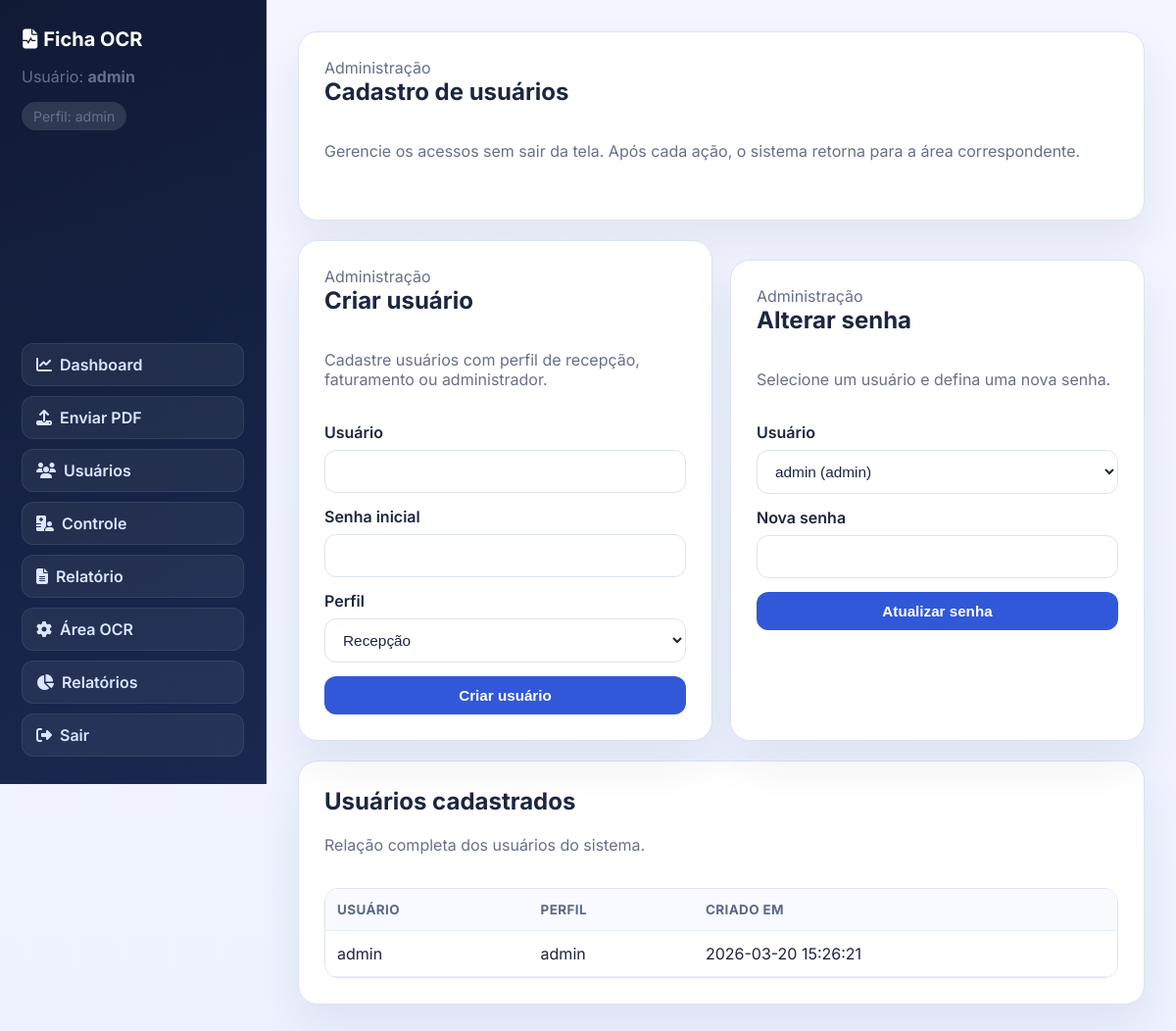
/admin/users (signed in), run on an earlier commit of the app's database.
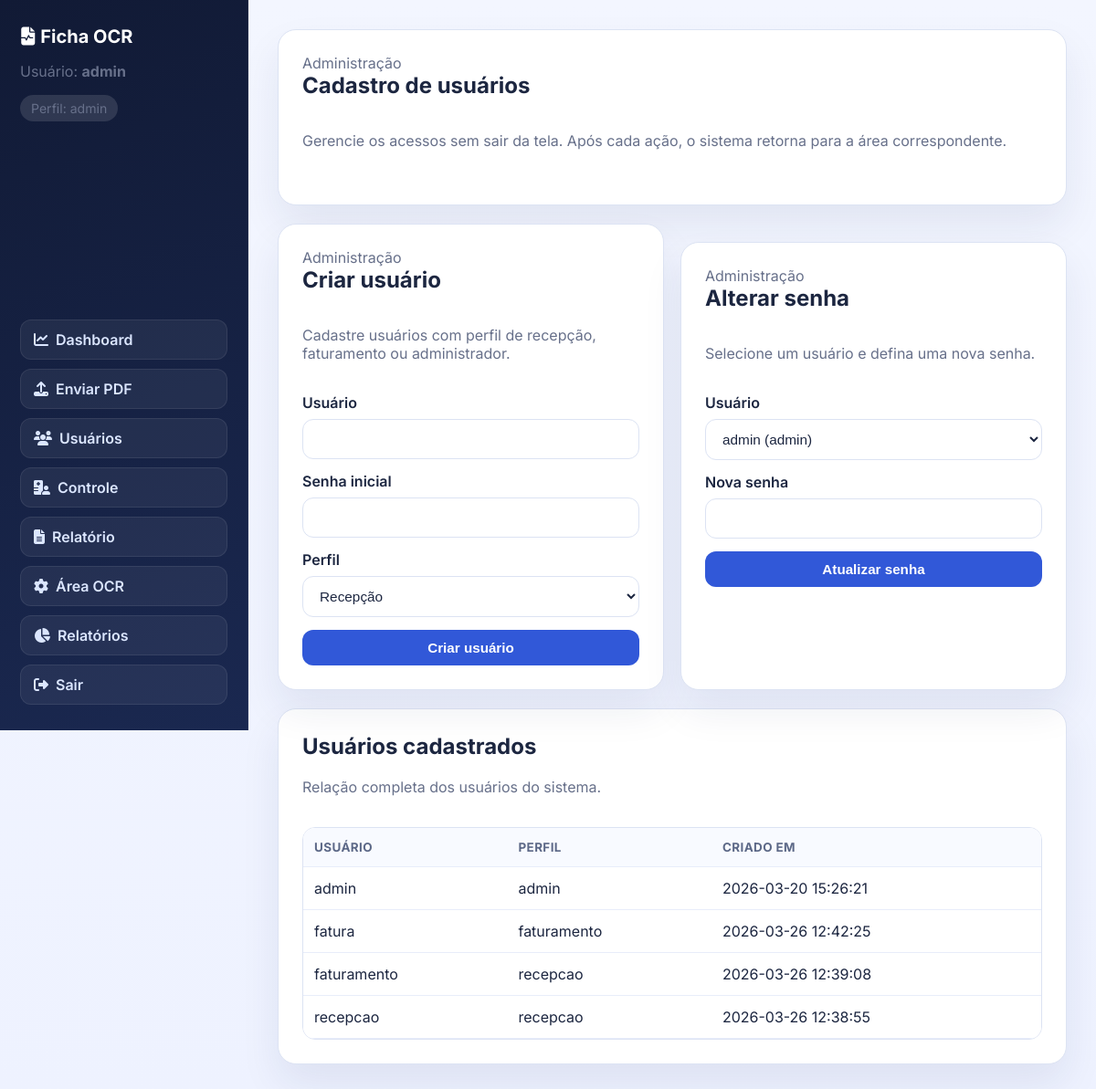
And on a later commit of the database.
### tables this page shows
CREATE TABLE users (
            id INTEGER PRIMARY KEY AUTOINCREMENT,
            username TEXT UNIQUE NOT NULL,
            password_hash TEXT NOT NULL,
            role TEXT NOT NULL CHECK(role IN ('recepcao', 'faturamento', 'admin')),
            created_at TIMESTAMP DEFAULT CURRENT_TIMESTAMP
        );

### app.py (the view, shortened to what this page needs)
@app.route("/admin/users", methods=["GET", "POST"])
@login_required
@role_required("admin")
def manage_users():
    db = get_db()
    users = db.execute(
        "SELECT id, username, role, created_at FROM users ORDER BY username ASC"
    ).fetchall()
    return render_template("admin_users.html", users=users)

### app.py (called while the page is built)
def get_db():
    if "db" not in g:
        g.db = sqlite3.connect(app.config["DATABASE"])
        g.db.row_factory = sqlite3.Row
    return g.db

def login_required(view):
    @wraps(view)
    def wrapped_view(**kwargs):
        if "user_id" not in session:
            flash("Faça login para acessar o sistema.", "warning")
            return redirect(url_for("login"))
        return view(**kwargs)
    return wrapped_view

def role_required(*roles):
    def decorator(view):
        @wraps(view)
        def wrapped_view(**kwargs):
            user = current_user()
            if user is None:
                flash("Faça login para continuar.", "warning")
                return redirect(url_for("login"))
            if user["role"] not in roles:
                flash("Você não tem permissão para acessar esta área.", "danger")
                return redirect(url_for("dashboard"))
            return view(**kwargs)
        return wrapped_view
    return decorator

def current_user():
    user_id = session.get("user_id")
    if not user_id:
        return None
    return get_db().execute(
        "SELECT id, username, role, created_at FROM users WHERE id = ?", (user_id,)
    ).fetchone()

@app.context_processor
def inject_user():
    return {"current_user": current_user()}

### templates/admin_users.html (shortened to what this page needs)
{% extends 'base.html' %}
{% block content %}
<section class="card page-intro">
  <div class="section-header column">
    <div>
      <span class="eyebrow">Administração</span>
      <h2>Cadastro de usuários</h2>
    </div>
    <p class="muted">Gerencie os acessos sem sair da tela. Após cada ação, o sistema retorna para a área correspondente.</p>
  </div>
</section>
<section class="grid-2">
  <article class="card" id="cadastro-usuario">
    <div class="section-header column">
      <div>
        <span class="eyebrow">Administração</span>
        <h2>Criar usuário</h2>
      </div>
      <p class="muted">Cadastre usuários com perfil de recepção, faturamento ou administrador.</p>
    </div>
    <form method="post" class="form-grid">
      <label>
        Usuário
        <input type="text" name="username" required>
      </label>
      <label>
        Senha inicial
        <input type="password" name="password" required>
      </label>
      <label>
        Perfil
        <select name="role" required>
          <option value="recepcao">Recepção</option>
        </select>
      </label>
      <button type="submit">Criar usuário</button>
    </form>
  </article>
  <article class="card" id="alterar-senha">
    <div class="section-header column">
      <div>
        <span class="eyebrow">Administração</span>
        <h2>Alterar senha</h2>
      </div>
      <p class="muted">Selecione um usuário e defina uma nova senha.</p>
    </div>
    <form method="post" class="form-grid">
      <label>
        Usuário
        <select name="user_id" required>
          {% for user in users %}
          <option value="{{ user['id'] }}">{{ user['username'] }} ({{ user['role'] }})</option>
          {% endfor %}
        </select>
      </label>
      <label>
        Nova senha
        <input type="password" name="new_password" required>
      </label>
      <button type="submit">Atualizar senha</button>
    </form>
  </article>
</section>
<section class="card">
  <div class="section-header">
    <div>
      <h2>Usuários cadastrados</h2>
      <p class="muted">Relação completa dos usuários do sistema.</p>
    </div>
  </div>
  <div class="table-wrap">
    <table>
      <thead>
        <tr>
          <th>Usuário</th>
          <th>Perfil</th>
          <th>Criado em</th>
        </tr>
      </thead>
      <tbody>
        {% for user in users %}
        <tr>
          <td>{{ user['username'] }}</td>
          <td>{{ user['role'] }}</td>
          <td>{{ user['created_at'] }}</td>
        </tr>
        {% else %}
        <tr>
          <td colspan="3" class="empty-state">Nenhum usuário cadastrado.</td>
        </tr>
        {% endfor %}
      </tbody>
    </table>
  </div>
</section>
{% endblock %}

### templates/base.html (shortened to what this page needs)
<!doctype html>
<html lang="pt-BR">
  <head>
    <link href="https://cdnjs.cloudflare.com/ajax/libs/font-awesome/6.5.0/css/all.min.css" rel="stylesheet">
    <link rel="stylesheet" href="{{ url_for('static', filename='style.css') }}">
  </head>
  <body>
    <div class="app-shell">
      {% if current_user %}
      <aside class="sidebar">
        <div>
          <h1><i class="fa-solid fa-file-waveform"></i> Ficha OCR</h1>
          <p class="muted">
            Usuário: <strong>{{ current_user['username'] }}</strong>
          </p>
          <p class="badge">
            Perfil: {{ current_user['role'] }}
          </p>
        </div>
        <nav>
          <a href="{{ url_for('dashboard') }}">
            <i class="fa-solid fa-chart-line"></i> Dashboard
          </a>
          {% if current_user['role'] in ['recepcao', 'admin'] %}
          <a href="{{ url_for('upload_pdf') }}">
            <i class="fa-solid fa-upload"></i> Enviar PDF
          </a>
          {% endif %}
          {% if current_user['role'] == 'admin' %}
          <a href="{{ url_for('manage_users') }}">
            <i class="fa-solid fa-users"></i> Usuários
          </a>
          <a href="/controle_pacientes">
            <i class="fa-solid fa-hospital-user"></i> Controle
          </a>
          <a href="/controle_relatorio">
            <i class="fa-solid fa-file-lines"></i> Relatório
          </a>
          <a href="{{ url_for('manage_ocr_settings') }}">
            <i class="fa-solid fa-gear"></i> Área OCR
          </a>
          <a href="{{ url_for('reports') }}">
            <i class="fa-solid fa-chart-pie"></i> Relatórios
          </a>
          {% endif %}
          <a href="{{ url_for('logout') }}">
            <i class="fa-solid fa-right-from-bracket"></i> Sair
          </a>
        </nav>
      </aside>
      {% endif %}
      <main class="content {% if not current_user %}content-auth{% endif %}">
        {% block content %}{% endblock %}
      </main>
    </div>
  </body>
</html>

### static/style.css (style rules this page uses)
:root { --bg: #eef2ff; --surface: #ffffff; --surface-soft: #f8faff; --primary: #3158d8; --primary-dark: #1f43b8; --primary-soft: #e6edff; --text: #1c2640; --muted: #67708a; --border: #dce3f3; --success: #197a4f; --success-soft: #e8f8ef; --danger: #b42318; --warning: #9f6a00; --warning-soft: #fff5dc; --info: #0b5394; --radius-lg: 20px; --radius-md: 12px; --shadow: 0 22px 44px rgba(20, 38, 86, 0.08); }
* { box-sizing: border-box; }
body { margin: 0; font-family: "Inter", Arial, Helvetica, sans-serif; color: var(--text); background: linear-gradient(180deg, #f3f6ff 0%, var(--bg) 100%); }
h1, h2, h3, h4, p { margin-top: 0; }
.app-shell { min-height: 100vh; display: grid; grid-template-columns: 272px 1fr; }
.sidebar { position: sticky; top: 0; height: 100vh; overflow-y: auto; padding: 28px 22px; background: linear-gradient(160deg, #111a35 0%, #1a2850 100%); color: #fff; display: flex; flex-direction: column; justify-content: space-between; gap: 24px; border-right: 1px solid rgba(255, 255, 255, 0.08); }
.sidebar h1 { margin: 0 0 16px; font-size: 1.25rem; }
.sidebar nav { display: grid; gap: 10px; }
.sidebar a { display: inline-flex; align-items: center; gap: 8px; border-radius: var(--radius-md); text-decoration: none; padding: 11px 14px; font-weight: 600; color: #dbe6ff; background: rgba(255, 255, 255, 0.06); border: 1px solid rgba(255, 255, 255, 0.08); transition: 0.2s ease; }
.content { padding: 32px; }
.card { background: var(--surface); border: 1px solid var(--border); border-radius: var(--radius-lg); padding: 26px; box-shadow: var(--shadow); }
.card + .card, section + section { margin-top: 20px; }
.hero-grid, .grid-2 { display: grid; gap: 18px; margin-bottom: 20px; }
.grid-2 { grid-template-columns: repeat(auto-fit, minmax(320px, 1fr)); }
.section-header { display: flex; justify-content: space-between; align-items: flex-start; gap: 16px; margin-bottom: 18px; }
.column { flex-direction: column; }
.eyebrow, .badge, .hint, .muted, .empty-state { color: var(--muted); }
.badge { display: inline-flex; padding: 6px 12px; border-radius: 999px; font-size: 0.88rem; background: rgba(255, 255, 255, 0.12); }
.form-grid { display: grid; gap: 14px; }
label { display: grid; gap: 8px; font-weight: 600; }
input, select { width: 100%; padding: 12px 14px; border-radius: var(--radius-md); border: 1px solid var(--border); font-size: 0.96rem; background: #fff; color: var(--text); transition: border-color 0.2s ease, box-shadow 0.2s ease; }
button, .button-link { border: 0; border-radius: var(--radius-md); text-decoration: none; padding: 11px 16px; font-size: 0.95rem; font-weight: 700; cursor: pointer; background: var(--primary); color: #fff; transition: 0.2s ease; }
.table-wrap { overflow-x: auto; border: 1px solid var(--border); border-radius: 14px; }
table { width: 100%; border-collapse: collapse; background: #fff; }
th, td { padding: 13px 12px; text-align: left; border-bottom: 1px solid #e8edfa; vertical-align: top; }
thead th { position: sticky; top: 0; background: var(--surface-soft); font-size: 0.84rem; text-transform: uppercase; letter-spacing: 0.03em; color: #5c6887; }

What changed in the data, as far as the page shows it:
added users: username "fatura", role "faturamento", created_at "2026-03-26 12:42:25"
added users: username "faturamento", role "recepcao", created_at "2026-03-26 12:39:08"
added users: username "recepcao", role "recepcao", created_at "2026-03-26 12:38:55"
